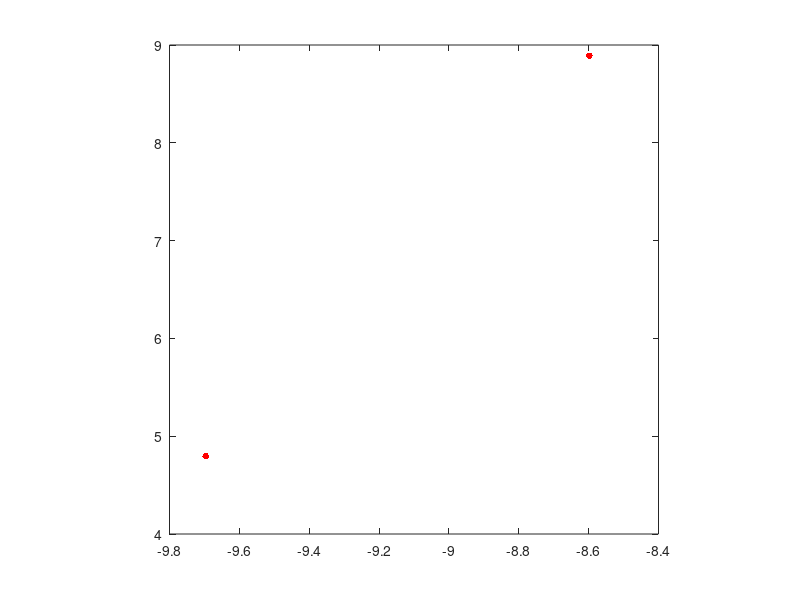

MATLAB code for this plot:
%% matlab default
pt = [0, 0, 1; 0, 0, 0; 1, 0, 0; 0, 1, 0; 1, 1, 1];
plot3(pt(:, 1), pt(:, 2), pt(:, 3), '-o');
set(gca, 'projection', 'perspective')

%% manually project
f = 3;
theta = pi / 6;
F = [f, 0, 0
    0, f, 0;
    0, 0, 1];
P = [1, 0, 0, 0;
    0, 1, 0, 0;
    0, 0, 1, 0];
R = [cos(theta), -sin(theta), 0;
    sin(theta), cos(theta), 0;
    0, 0, 1];
T = [1, 0, 0, -2;
    0, 1, 0, 3;
    0, 0, 1, 0];

H = F*R*T;
pt_homo = [pt, ones(size(pt, 1), 1)];
pt_homo_projd = pt_homo * H';
pt_2 = pt_homo_projd(:, 1:2) ./ pt_homo_projd(:, 3);
plot(pt_2(:, 1), pt_2(:, 2), 'r.' , 'Markersize', 15)
axis equal square;
